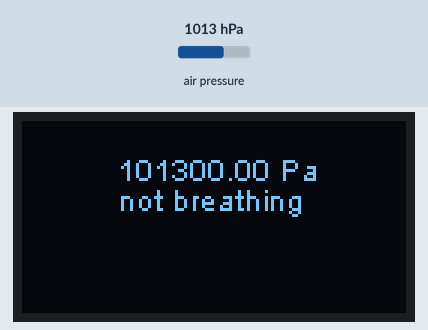
Recording of a sketch running on a simulated ESP8266 (NodeMCU). On the bench: 128×64 one-colour display. The test bench sets the inputs (shaded band); at power-on: air pressure 1013 hPa. What the sketch prints to the serial monitor is not drawn.

Above: at 1.7 s.
1.8 s: air pressure set to 952 hPa
At 3.1 s:
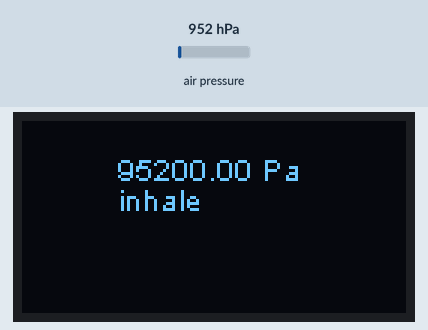
3.4 s: air pressure set to 1025 hPa
At 4.2 s:
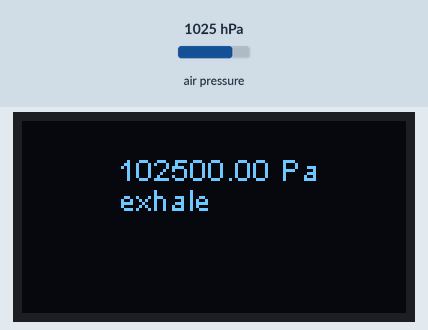
4.9 s: air pressure set to 975 hPa
At 5.5 s:
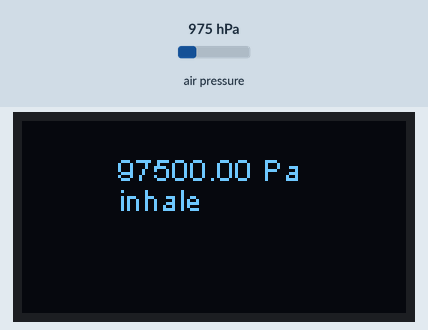
Timing chart, 0 to 7.9 s (numbered marks = the images above; inputs shaded):
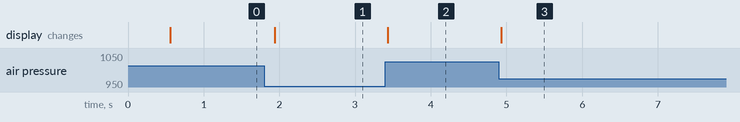

Measured:
- after the input at 1.8 s, the display: changes after 0.14 s (image 1)
- after the input at 3.4 s, the display: changes at once (image 2)
- after the input at 4.9 s, the display: changes at once (image 3)

The sketch:

3_bme280_inhale.ino
```cpp
#include <Wire.h>
#include "SSD1306Wire.h"
#include <Adafruit_BME280.h>


#define SDA 4
#define SCL 5

#define SDA_2 15
#define SCL_2 13

#define SDA_3 26
#define SCL_3 25
SSD1306Wire  display(0x3c, SCL, SDA);

unsigned long oldTime;
TwoWire Wire2 = TwoWire(2);
TwoWire Wire3 = TwoWire(3);
Adafruit_BME280 bme2;
Adafruit_BME280 bme3;

float ambientPressure, offset2, offset3;
void setup() {
  // put your setup code here, to run once:
  Serial.begin(115200);
  Serial.println();
  Serial.println("bmp180 read value");
  Wire.begin(SDA, SCL,100000);
  Wire2.begin(SDA_2, SCL_2, 100000);
  Wire3.begin(SDA_3, SCL_3, 100000);
  display.init();
  display.flipScreenVertically();
  display.setFont(ArialMT_Plain_10);
  display.setTextAlignment(TEXT_ALIGN_LEFT);

  display.clear();
  display.drawString(32, 14, "BMe180");
  display.drawString(32, 24, " Read value");
  display.display();
  delay(500);
  Serial.println("beginning");

  if (!bme2.begin(0x76, &Wire2)) {

  Serial.println("cannot find -1");
    display.clear();
    display.drawString(0, 24, "cannot find bme180-2");
    display.display();
    while (1) {}
  }
  Serial.println("found 1");
  if (!bme3.begin(0x76, &Wire3)) {
  Serial.println("cannot find -3");
    display.clear();
  display.drawString(0, 24, "cannot find bme180-3");
    display.display();
  while (1) {}
  }
  Serial.println("found 2");

  ambientPressure=bme2.readPressure();
  offset2=0;
  offset3 = ambientPressure-bme3.readPressure();
}

void loop() {

  detectPressure();
  delay(100);
}

void detectPressure(){
//  Serial.print("Temperature = ");
//  Serial.print(bme2.readTemperature());
//  Serial.println(" *C");
//
  Serial.print("P2 = ");
  Serial.print(bme2.readPressure() + offset2);
  Serial.print("|");
  Serial.print(ambientPressure-(bme2.readPressure()+ offset2));
  Serial.print("    P3 = ");
  Serial.print(bme3.readPressure()+ offset3);
  Serial.print("|");
  Serial.print(ambientPressure-(bme3.readPressure()+ offset3));
  Serial.print("    diff:");
  Serial.print((bme2.readPressure()+ offset2)-(bme3.readPressure()+ offset3));
  Serial.print(" Pa");

  Serial.print("    ");
  display.clear();
  //display.drawStringMaxWidth(32, 0, 80,String(bme2.readTemperature()) + "C");
  display.drawStringMaxWidth(32, 10, 80,String(bme2.readPressure()) + " Pa");
  display.drawStringMaxWidth(32, 10, 80,String(bme3.readPressure()) + " Pa");
  if (ambientPressure-bme2.readPressure() > 100){
    display.drawStringMaxWidth(32, 20, 80,"inhale");
  Serial.println(" inhale!");
  } else if (ambientPressure-bme2.readPressure() < -100){
    display.drawStringMaxWidth(32, 20, 80,"exhale");
  Serial.println(" exhale!");
  } else{
    display.drawStringMaxWidth(32, 20, 80,"not breathing");
  Serial.println(" not breathing!");
  }
  display.display();
}
```
